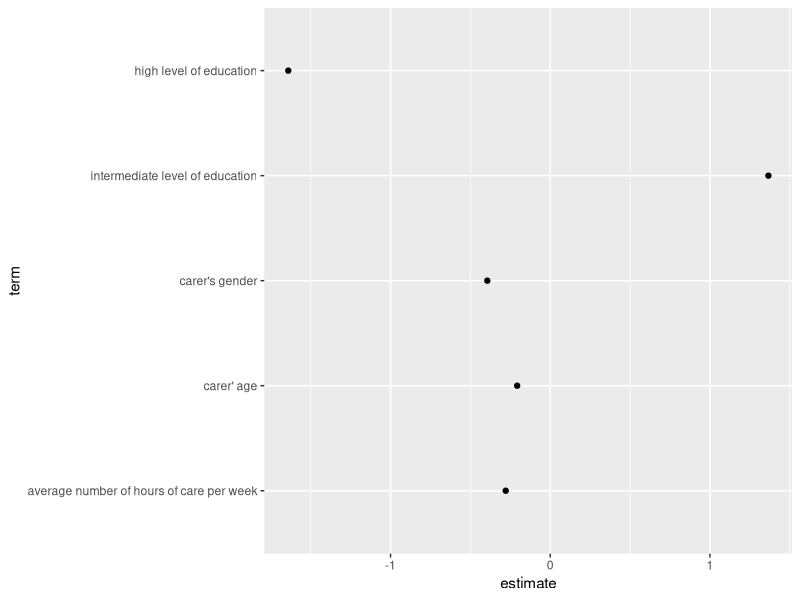

Here is the R script that generated this plot:
library(sjlabelled)


### Name: get_term_labels
### Title: Retrieve labels of model terms from regression models
### Aliases: get_term_labels get_dv_labels

### ** Examples

# use data set with labelled data
data(efc)

fit <- lm(barthtot ~ c160age + c12hour + c161sex + c172code, data = efc)
get_term_labels(fit)

# make "education" categorical
library(sjmisc)
efc$c172code <- to_factor(efc$c172code)
fit <- lm(barthtot ~ c160age + c12hour + c161sex + c172code, data = efc)
get_term_labels(fit)

# prefix value of categorical variables with variable name
get_term_labels(fit, prefix = "varname")

# prefix value of categorical variables with value label
get_term_labels(fit, prefix = "label")

# get label of dv
get_dv_labels(fit)

# create "labelled" plot
library(ggplot2)
library(broom)
ggplot(tidy(fit)[-1, ], aes(x = term, y = estimate)) +
  geom_point() +
  coord_flip() +
  scale_x_discrete(labels = get_term_labels(fit))
